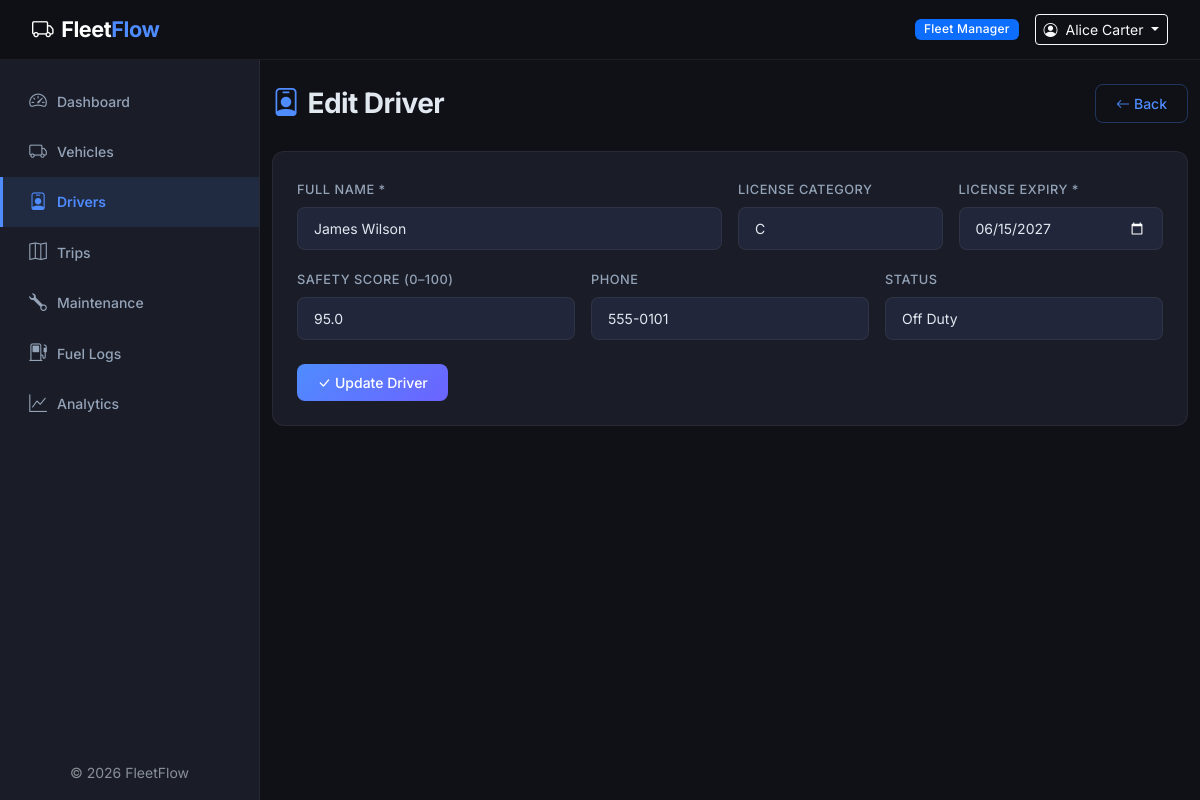
/drivers/edit.php?id=1 (signed in), run on the app's committed database.
### tables this page shows
CREATE TABLE drivers (
    id INT AUTO_INCREMENT PRIMARY KEY,
    full_name VARCHAR(100) NOT NULL,
    license_category ENUM('A','B','C','D','E') NOT NULL DEFAULT 'B',
    license_expiry DATE NOT NULL,
    safety_score DECIMAL(4,1) NOT NULL DEFAULT 100.0,
    phone VARCHAR(20) DEFAULT NULL,
    status ENUM('Off Duty','On Duty','Suspended') NOT NULL DEFAULT 'Off Duty',
    created_at TIMESTAMP DEFAULT CURRENT_TIMESTAMP,
    updated_at TIMESTAMP DEFAULT CURRENT_TIMESTAMP ON UPDATE CURRENT_TIMESTAMP
);

### config/helpers.php (called while the page is built, shortened)
<?php
function sanitize(string $input): string {
    return htmlspecialchars(trim($input), ENT_QUOTES, 'UTF-8');
}
function baseUrl(): string {
    return '/feetflow';
}

### drivers/edit.php (the view, shortened to what this page needs)
<?php
require_once __DIR__ . '/../config/helpers.php';
$db = getDB();
$id = intval($_GET['id'] ?? 0);
$stmt = $db->prepare("SELECT * FROM drivers WHERE id = :id");
$stmt->execute([':id' => $id]);
$data = $stmt->fetch();
require_once __DIR__ . '/../includes/header.php';
require_once __DIR__ . '/../includes/sidebar.php';
?>
<div class="page-header">
    <h1><i class="bi bi-person-badge"></i>Edit Driver</h1>
    <a href="<?= baseUrl() ?>/drivers/" class="btn btn-ff-outline"><i class="bi bi-arrow-left me-1"></i>Back</a>
</div>
<div class="ff-card">
    <div class="card-body">
        <form method="POST" class="ff-form">
            <div class="row g-3">
                <div class="col-md-6">
                    <label class="form-label">Full Name *</label>
                    <input type="text" class="form-control" name="full_name" value="<?= sanitize($data['full_name']) ?>" required>
                </div>
                <div class="col-md-3">
                    <label class="form-label">License Category</label>
                    <select class="form-select" name="license_category">
                        <?php foreach (['A','B','C','D','E'] as $c): ?>
                            <option value="<?= $c ?>" <?= $data['license_category'] === $c ? 'selected' : '' ?>><?= $c ?></option>
                        <?php endforeach; ?>
                    </select>
                </div>
                <div class="col-md-3">
                    <label class="form-label">License Expiry *</label>
                    <input type="date" class="form-control" name="license_expiry" value="<?= $data['license_expiry'] ?>" required>
                </div>
                <div class="col-md-4">
                    <label class="form-label">Safety Score (0–100)</label>
                    <input type="number" step="0.1" min="0" max="100" class="form-control" name="safety_score" value="<?= $data['safety_score'] ?>">
                </div>
                <div class="col-md-4">
                    <label class="form-label">Phone</label>
                    <input type="text" class="form-control" name="phone" value="<?= sanitize($data['phone'] ?? '') ?>">
                </div>
                <div class="col-md-4">
                    <label class="form-label">Status</label>
                    <select class="form-select" name="status">
                        <?php foreach (['Off Duty','On Duty','Suspended'] as $s): ?>
                            <option value="<?= $s ?>" <?= $data['status'] === $s ? 'selected' : '' ?>><?= $s ?></option>
                        <?php endforeach; ?>
                    </select>
                </div>
            </div>
            <div class="mt-4">
                <button type="submit" class="btn btn-ff"><i class="bi bi-check-lg me-1"></i>Update Driver</button>
            </div>
        </form>
    </div>
</div>
<?php require_once __DIR__ . '/../includes/footer.php'; ?>

### assets/css/style.css (style rules this page uses)
:root { --ff-bg: #0f1117; --ff-surface: #1a1d27; --ff-surface-elevated: #22263a; --ff-border: rgba(255, 255, 255, 0.06); --ff-accent: #4f8cff; --ff-accent-glow: rgba(79, 140, 255, 0.25); --ff-gradient: linear-gradient(135deg, #4f8cff 0%, #6c63ff 100%); --ff-green: #34d399; --ff-yellow: #fbbf24; --ff-red: #f87171; --ff-sidebar-width: 260px; --ff-navbar-height: 60px; --ff-radius: 12px; --ff-font: 'Inter', -apple-system, BlinkMacSystemFont, sans-serif; --ff-transition: all 0.3s cubic-bezier(0.4, 0, 0.2, 1); }
* { margin: 0; padding: 0; box-sizing: border-box; }
body { font-family: var(--ff-font); background: var(--ff-bg); color: #e2e8f0; overflow-x: hidden; min-height: 100vh; }
.ff-card { background: var(--ff-surface); border: 1px solid var(--ff-border); border-radius: var(--ff-radius); transition: var(--ff-transition); overflow: hidden; }
.ff-card .card-body { padding: 1.5rem; }
.btn-ff { background: var(--ff-gradient); color: #fff; border: none; border-radius: 8px; padding: 0.5rem 1.25rem; font-weight: 500; font-size: 0.875rem; transition: var(--ff-transition); }
.btn-ff-outline { background: transparent; color: var(--ff-accent); border: 1px solid rgba(79, 140, 255, 0.3); border-radius: 8px; padding: 0.5rem 1.25rem; font-weight: 500; font-size: 0.875rem; transition: var(--ff-transition); }
.ff-form .form-control, .ff-form .form-select { background: var(--ff-surface-elevated); border: 1px solid var(--ff-border); color: #e2e8f0; border-radius: 8px; padding: 0.625rem 1rem; font-size: 0.875rem; transition: var(--ff-transition); }
.ff-form .form-label { font-size: 0.8rem; font-weight: 500; color: #94a3b8; text-transform: uppercase; letter-spacing: 0.04em; margin-bottom: 0.5rem; }
.page-header { display: flex; justify-content: space-between; align-items: center; margin-bottom: 1.75rem; flex-wrap: wrap; gap: 1rem; }
.page-header h1 { font-size: 1.75rem; font-weight: 700; letter-spacing: -0.02em; margin: 0; }
.page-header h1 i { color: var(--ff-accent); margin-right: 0.5rem; }

### data on the page
drivers: full_name "James Wilson", license_category "C", license_expiry "06/15/2027", safety_score "95.0", phone "555-0101", status "Off Duty"

### other printed values
currentRole() "Fleet Manager"
currentUserName() "Alice Carter"
$item['label'] "Dashboard"
$item['label'] "Vehicles"
$item['label'] "Drivers"
$item['label'] "Trips"
$item['label'] "Maintenance"
$item['label'] "Fuel Logs"
$item['label'] "Analytics"
